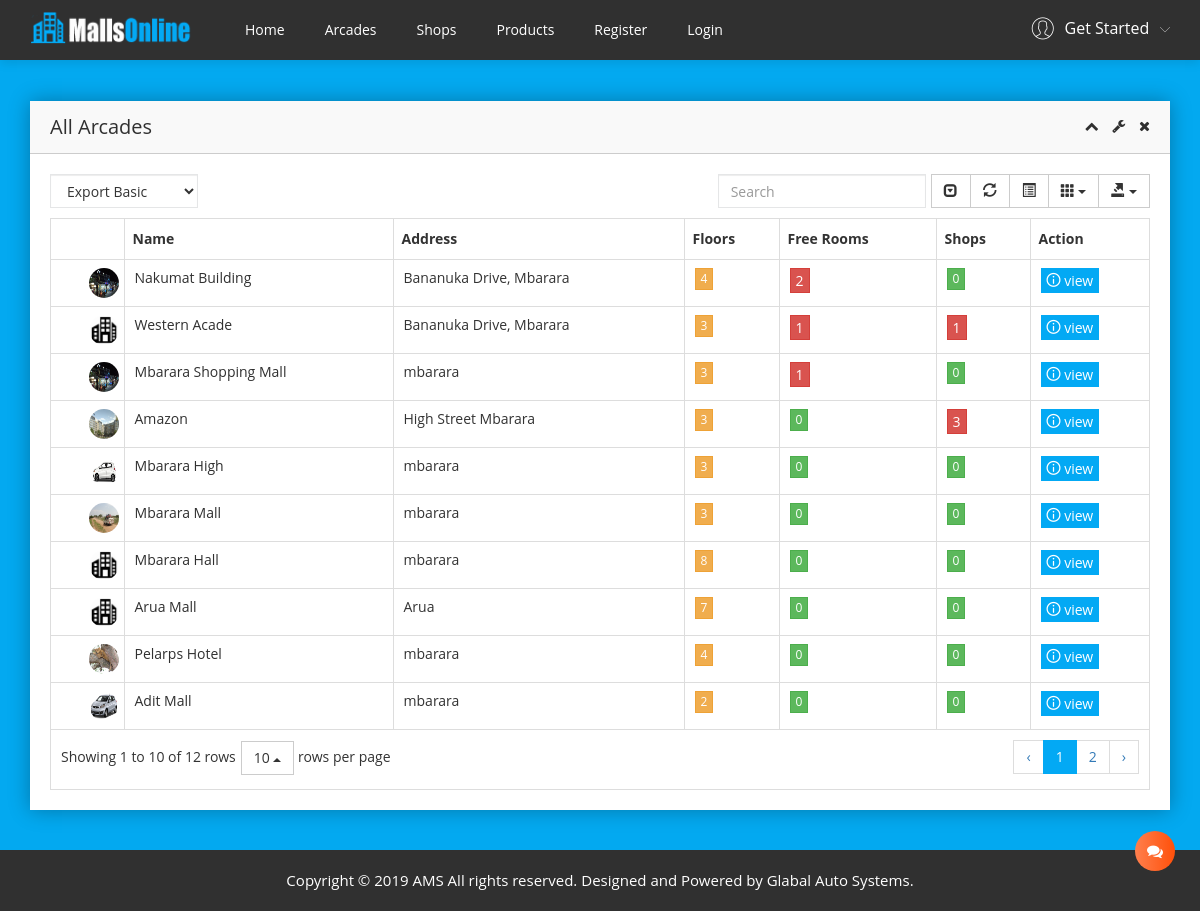
The app's page /public/acades/ with its own data.
### acade_owner/models.py (models this page shows, shortened)
class Acade(models.Model):
	name = models.CharField(max_length=200, verbose_name='Acade Name')
	no_of_floors = models.IntegerField(validators=[MinValueValidator(1), MaxValueValidator(8)])
	no_of_rooms = models.IntegerField(validators=[MinValueValidator(1)])
	photo = models.ImageField(default='acade_photos/default.png', upload_to='acade_photos', blank=True, null=True,)
	year = models.ForeignKey(Year, blank=True, null=True, on_delete=models.SET_NULL, verbose_name='Year of Construction')
	address = models.CharField(max_length=200, blank=True, null=True, verbose_name='Acade Address')
	constructor = models.ForeignKey(Builder, blank=True, null=True, on_delete=models.SET_NULL, verbose_name='Constructor')
	date_created = models.DateTimeField(default=timezone.now)
	updated = models.DateTimeField(auto_now=True)
	user = models.ForeignKey(User, blank=True, null=True, on_delete=models.SET_NULL)
	class Meta():
		unique_together=['user','name']

### public/views.py (the view)
# urls.py: path('acades/', views.home_acades, name='home-acades'),
def home_acades(request):
	acades = Acade.objects.annotate(number_of_rooms=Count('room', filter=Q(room__status=1)), number_of_shops=Count('room__book__shop')).order_by('-number_of_rooms','-number_of_shops')
	context = {
	'title': 'Acades',
	'acades': acades,
	}
	return render(request, 'public/acades.html', context)

### public/templates/public/acades.html (shortened to what this page needs)
{% extends "public/base.html" %}
{% block content %}
<div class="data-table-area mg-t-40 mg-b-40">
        <div class="container">
            <div class="row">
                <div class="col-lg-12">
                    <div class="sparkline13-list shadow-reset">
                        <div class="sparkline13-hd">
                            <div class="main-sparkline13-hd">
                                <h1>{{ head }}<span class="table-project-n"> All Arcades</span></h1>
                                <div class="sparkline13-outline-icon">
                                    <span class="sparkline13-collapse-link"><i class="fa fa-chevron-up"></i></span>
                                    <span><i class="fa fa-wrench"></i></span>
                                    <span class="sparkline13-collapse-close"><i class="fa fa-times"></i></span>
                                </div>
                            </div>
                        </div>
                        <div class="sparkline13-graph">
                            <div class="datatable-dashv1-list custom-datatable-overright">
                                <div id="toolbar">
                                    <select class="form-control">
                                        <option value="">Export Basic</option>
                                    </select>
                                </div>
                                <table id="table" data-toggle="table" data-pagination="true" data-search="true" data-show-columns="true" data-show-pagination-switch="true" data-show-refresh="true" data-key-events="true" data-show-toggle="true" data-resizable="true" data-cookie="true" data-cookie-id-table="saveId" data-show-export="true" data-click-to-select="true" data-toolbar="#toolbar">
                                    <thead>
                                        <tr>
                                            <th data-field="name" data-editable="false">Name</th>
                                            <th data-field="position" data-editable="false">Address</th>
                                            <th data-field="voters" data-editable="false">Floors</th>
                                            <th data-field="free" data-editable="false"> Free Rooms</th>
                                            <th data-field="shops" data-editable="false"> Shops</th>
                                            <th data-field="act" data-editable="false">Action</th>
                                        </tr>
                                    </thead>
                                    <tbody>
                                    {% for acade in acades %}
                                        <tr>
                                            <td><div class="support-list-img"><img src="{{acade.photo.url}}"></div></td>
                                            <td><a href="{% url 'arcade' acade.id %}" >{{acade.name}}</a></td>
                                            <td>{{acade.address}}</td>
                                            <td><button class="btn btn-warning btn-xs">{{acade.no_of_floors}}</button></td>
                                            {% if acade.number_of_rooms == 0 %}
                                            <td><button class="btn btn-success btn-xs">{{acade.number_of_rooms}}</button></td>
                                            {% else %}
                                            <td><a href="{% url 'home-rooms' acade.id %}"  style="color: white;" class="btn btn-danger btn-xs">{{acade.number_of_rooms}}</a></td>
                                            {% endif %}
                                            {% if acade.number_of_shops == 0 %}
                                            <td><button class="btn btn-success btn-xs">{{acade.number_of_shops}}</button></td>
                                            {% else %}
                                            <td><a href="{% url 'arcade-shops' acade.id %}"  style="color: white;" class="btn btn-danger btn-xs">{{acade.number_of_shops}}</a></td>
                                            {% endif %}
                                            <td><a class="btn btn-custon-two btn-primary btn-xs" href="{% url 'arcade' acade.id %}" style="color: white;"><span class="adminpro-icon adminpro-informatio"></span> view</a></td>
                                        </tr>
                                    {% endfor %}
                                    </tbody>
                                </table>
                            </div>
                        </div>
                    </div>
                </div>
            </div>
        </div>
    </div>
    {% endblock content %}

### public/templates/public/base.html (shortened to what this page needs)
{% load static %}
{% load crispy_forms_tags %}
{% load has_group %}
{% load humanize %}
<!doctype html>
<html class="no-js" lang="en">
<head><meta http-equiv="Content-Type" content="text/html; charset=windows-1252">
    <link rel="stylesheet" href="{% static 'css/bootstrap.min.css' %}">
    <link rel="stylesheet" href="{% static 'css/font-awesome.min.css' %}">
    <link rel="stylesheet" href="{% static 'css/adminpro-custon-icon.css' %}">
    <link rel="stylesheet" href="{% static 'css/meanmenu.min.css' %}">
    <link rel="stylesheet" href="{% static 'css/modals.css' %}">
    <link rel="stylesheet" href="{% static 'css/jquery.mCustomScrollbar.min.css' %}">
    <link rel="stylesheet" href="{% static 'css/animate.css' %}">
    <link rel="stylesheet" href="{% static 'css/data-table/bootstrap-table.css' %}">
    <link rel="stylesheet" href="{% static 'css/data-table/bootstrap-editable.css' %}">
    <link rel="stylesheet" href="{% static 'css/normalize.css' %}">
    <link rel="stylesheet" href="{% static 'css/c3.min.css' %}">
    <link rel="stylesheet" href="{% static 'css/form/all-type-forms.css' %}">
    <link rel="stylesheet" href="{% static 'css/switcher/color-switcher.css' %}">
    <link rel="stylesheet" href="{% static 'style.css' %}">
    <link rel="stylesheet" href="{% static 'css/responsive.css' %}">
    <link rel="alternate stylesheet" type="text/css" href="{% static 'css/switcher/color-one.css' %}" title="color-one" media="screen" />
    <link rel="alternate stylesheet" type="text/css" href="{% static 'css/switcher/color-two.css' %}" title="color-two" media="screen" />
    <link rel="alternate stylesheet" type="text/css" href="{% static 'css/switcher/color-three.css' %}" title="color-three" media="screen" />
    <link rel="alternate stylesheet" type="text/css" href="{% static 'css/switcher/color-four.css' %}" title="color-four" media="screen" />
    <link rel="alternate stylesheet" type="text/css" href="{% static 'css/switcher/color-five.css' %}" title="color-five" media="screen" />
    <link rel="alternate stylesheet" type="text/css" href="{% static 'css/switcher/color-six.css' %}" title="color-six" media="screen" />
    <link rel="alternate stylesheet" type="text/css" href="{% static 'css/switcher/color-seven.css' %}" title="color-seven" media="screen" />
    <link rel="alternate stylesheet" type="text/css" href="{% static 'css/switcher/color-eight.css' %}" title="color-eight" media="screen" />
    <link rel="alternate stylesheet" type="text/css" href="{% static 'css/switcher/color-nine.css' %}" title="color-nine" media="screen" />
    <link rel="alternate stylesheet" type="text/css" href="{% static 'css/switcher/color-ten.css' %}" title="color-ten" media="screen" />
</head>
<body id="body">
    <div class="header-top-area">
        <div class="container">
            <div class="row">
                <div class="col-lg-2 col-md-2 col-sm-12 col-xs-12">
                    <div class="admin-logo">
                        <a href="{% url 'owner-home'  %}"><img src="{% static 'img/logo/log.png' %}" alt="" />
                        </a>
                    </div>
                </div>
                <div class="col-md-8">
                    <div class="header-top-menu">
                        <ul class="nav navbar-nav mai-top-nav">
                            <li class="nav-item"><a href="{% url 'owner-home'  %}" class="nav-link">Home</a>
                            </li>
                            <li class="nav-item"><a href="{% url 'home-acades'  %}" class="nav-link">Arcades</a>
                            </li>
                            <li class="nav-item"><a href="{% url 'home-shops'  %}" class="nav-link">Shops</a>
                            </li>
                            <li class="nav-item"><a href="{% url 'home-products'  %}" class="nav-link">Products</a>
                            </li>
                            <li class="nav-item"><a href="{% url 'register' %}" class="nav-link">Register</a>
                            </li>
                            <li class="nav-item"><a href="{% url 'login' %}" class="nav-link">Login</a>
                            </li>
                        </ul>
                    </div>
                </div>
                <div class="col-lg-2 col-md-9 col-sm-6 col-xs-12">
                    <div class="header-right-info">
                        <ul class="nav navbar-nav mai-top-nav header-right-menu">
                            <li class="nav-item">
                                <a href="#" data-toggle="dropdown" role="button" aria-expanded="false" class="nav-link dropdown-toggle">
                                    <span class="adminpro-icon adminpro-user-rounded header-riht-inf"></span>
                                    <span class="admin-name">{% if user.is_authenticated %}{{ user.first_name}}{% else %} Get Started{% endif %}</span>
                                    <span class="author-project-icon adminpro-icon adminpro-down-arrow"></span>
                                </a>
                            </li>
                        </ul>
                    </div>
                </div>
            </div>
        </div>
    </div>
    <div class="container">
    <div class="row">
    <div class="col-lg-12">
    </div>
    </div>
    </div>
    {% block content %}
    {% endblock content %}
    <div class="chat-list-wrap">
        <div class="chat-list-adminpro">
            <div class="chat-button">
                <span data-toggle="collapse" data-target="#chat" class="chat-icon-link"><i class="fa fa-comments"></i></span>
            </div>
        </div>
    </div>
    <div class="footer-copyright-area">
        <div class="container">
            <div class="row">
                <div class="col-lg-12">
                    <div class="footer-copy-right">
                        <p>Copyright &#169; 2019 AMS All rights reserved. Designed and Powered by <a href="https://globalautosystems.co.ug">Glabal Auto Systems</a>.</p>
                    </div>
                </div>
            </div>
        </div>
    </div>
</body>
</html>

### acade_owner/static/css/switcher/color-one.css (style rules this page uses)
html, body { font-family: 'Open Sans', sans-serif;font-weight:400;background: #27ae60 }

### acade_owner/static/css/switcher/color-two.css (style rules this page uses)
html, body { font-family: 'Open Sans', sans-serif;font-weight:400;background: #1c84c6 }

### acade_owner/static/css/switcher/color-three.css (style rules this page uses)
html, body { font-family: 'Open Sans', sans-serif;font-weight:400;background: #ed5565 }

### acade_owner/static/css/switcher/color-four.css (style rules this page uses)
html, body { font-family: 'Open Sans', sans-serif;font-weight:400;background: #1ab394 }

### acade_owner/static/css/switcher/color-five.css (style rules this page uses)
html, body { font-family: 'Open Sans', sans-serif;font-weight:400;background: #EE7752 }

### acade_owner/static/css/switcher/color-six.css (style rules this page uses)
html, body { font-family: 'Open Sans', sans-serif;font-weight:400;background: #27ae60 }

### acade_owner/static/css/switcher/color-seven.css (style rules this page uses)
html, body { font-family: 'Open Sans', sans-serif;font-weight:400;background: #7f8c8d }

### acade_owner/static/css/switcher/color-eight.css (style rules this page uses)
html, body { font-family: 'Open Sans', sans-serif;font-weight:400;background: #0000ff }

### acade_owner/static/css/switcher/color-nine.css (style rules this page uses)
html, body { font-family: 'Open Sans', sans-serif;font-weight:400;background: #ff0080 }

### acade_owner/static/css/switcher/color-ten.css (style rules this page uses)
html, body { font-family: 'Open Sans', sans-serif;font-weight:400;background: #1a0000 }

### records on screen
Acade: photo (picture), name "Nakumat Building", address "Bananuka Drive, Mbarara", no_of_floors "4", number_of_rooms "2", number_of_shops "0"
Acade: photo (placeholder picture), name "Western Acade", address "Bananuka Drive, Mbarara", no_of_floors "3", number_of_rooms "1", number_of_shops "1"
Acade: photo (picture), name "Mbarara Shopping Mall", address "mbarara", no_of_floors "3", number_of_rooms "1", number_of_shops "0"
Acade: photo (picture), name "Amazon", address "High Street Mbarara", no_of_floors "3", number_of_rooms "0", number_of_shops "3"
Acade: photo (picture), name "Mbarara High", address "mbarara", no_of_floors "3", number_of_rooms "0", number_of_shops "0"
Acade: photo (picture), name "Mbarara Mall", address "mbarara", no_of_floors "3", number_of_rooms "0", number_of_shops "0"
Acade: photo (placeholder picture), name "Mbarara Hall", address "mbarara", no_of_floors "8", number_of_rooms "0", number_of_shops "0"
Acade: photo (placeholder picture), name "Arua Mall", address "Arua", no_of_floors "7", number_of_rooms "0", number_of_shops "0"
Acade: photo (picture), name "Pelarps Hotel", address "mbarara", no_of_floors "4", number_of_rooms "0", number_of_shops "0"
Acade: photo (picture), name "Adit Mall", address "mbarara", no_of_floors "2", number_of_rooms "0", number_of_shops "0"
